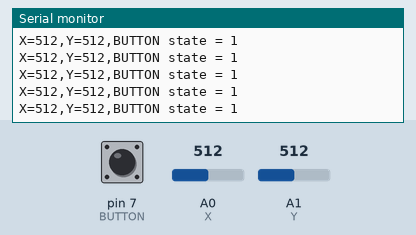
This sketch was run on a simulated Arduino Uno, built with avr-gcc and run on an emulated ATmega328P. Shown: the last lines printed to the serial monitor. Inputs (shaded band) come from the test bench; at power-on: A0 (X) = 512, A1 (Y) = 512, pin 7 (BUTTON) HIGH.

Above: at 1.2 s.
1.3 s: A0 (X) set to 716
At 1.32 s:
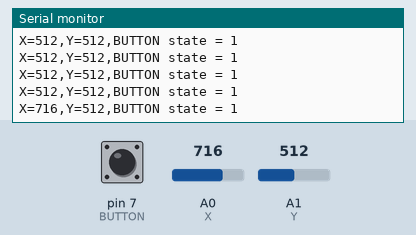
2.8 s: A1 (Y) set to 1023
At 2.83 s:
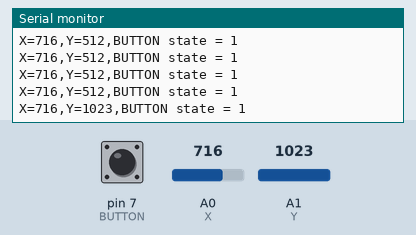
5.8 s: A0 (X) set to 0
At 5.85 s:
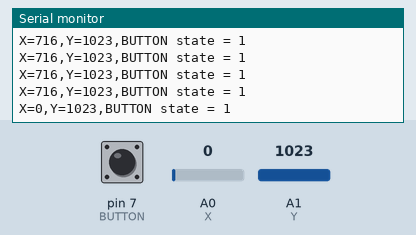
8.8 s: pin 7 (BUTTON) pulled LOW for 0.15 s
At 8.87 s:
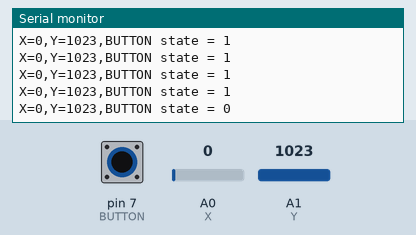
10.4 s: A1 (Y) set to 900
At 10.49 s:
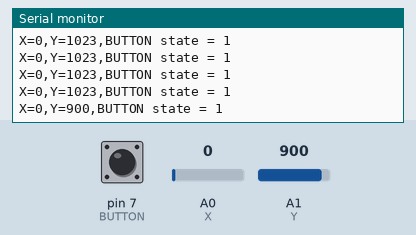
11.9 s: pin 7 (BUTTON) pulled LOW for 1 s
At 12.0 s:
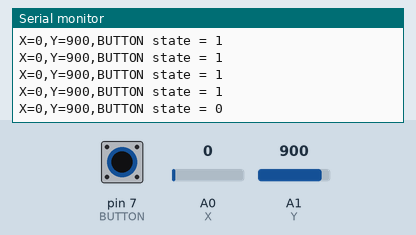
Timing chart, 0 to 14.9 s (numbered marks = the images above; inputs shaded):
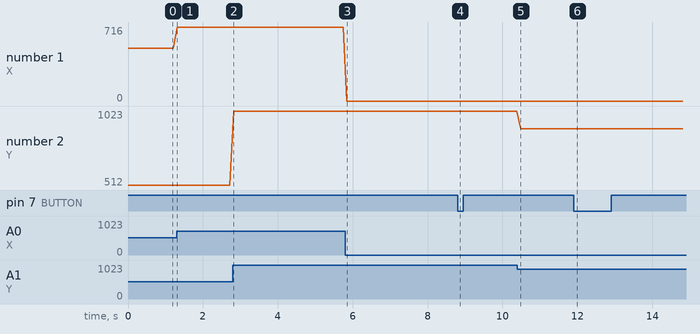

Measured:
- after the input at 1.3 s, the serial monitor: prints a new line at once (image 1)
- after the input at 2.8 s, the serial monitor: prints a new line at once (image 2)
- after the input at 5.8 s, the serial monitor: prints a new line after 0.05 s (image 3)
- after the input at 8.8 s, the serial monitor: prints a new line after 0.07 s (image 4)
- after the input at 10.4 s, the serial monitor: prints a new line after 0.08 s (image 5)
- after the input at 11.9 s, the serial monitor: prints a new line after 0.09 s (image 6)
- plotted number 1: 512 → 716 after the input at 1.3 s, 716 → 0 after the input at 5.8 s
- plotted number 2: 512 → 1023 after the input at 2.8 s, 1023 → 900 after the input at 10.4 s

The sketch:

maker_yaogan_test.ino
```cpp
int X=A0;
int Y=A1;
int BUTTON=7;
void setup(void)
{
  Serial.begin(9600);//设置串口通信9600波特率
  pinMode(BUTTON,INPUT_PULLUP);
}

void loop(void)
{
  Serial.print("X=");
  Serial.print(analogRead(X));//读取摇杆X轴的值，串口显示
  Serial.print(",");

  Serial.print("Y=");
  Serial.print(analogRead(Y));//读取摇杆Y轴的值，串口显示
  Serial.print(",");

  Serial.print("BUTTON state = ");
  Serial.println(digitalRead(BUTTON));//读按键值，串口显示

  delay(100);   //100ms刷新一次
}
```
